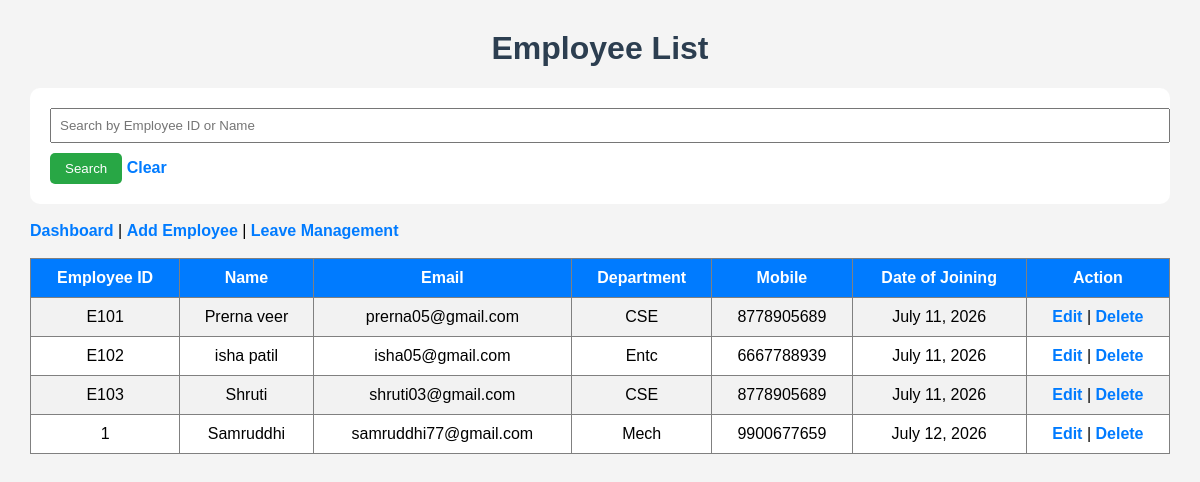
The page / on the database its author committed.
### employee/models.py (models this page shows, shortened)
class Employee(models.Model):
    employee_id = models.CharField(max_length=20, unique=True)
    name = models.CharField(max_length=100)
    email = models.EmailField(unique=True)
    department = models.CharField(max_length=100)
    mobile_number = models.CharField(max_length=10)
    date_of_joining = models.DateField()

### employee/views.py (the view)
# urls.py: path('', views.employee_list, name='employee_list'),
def employee_list(request):
    query = request.GET.get('q')
    employees = Employee.objects.all()
    if query:
        employees = employees.filter(
            Q(name__icontains=query) |
            Q(employee_id__icontains=query)
        )
    return render(
        request,
        'employee/employee_list.html',
        {'employees': employees}
    )

### employee/templates/employee/employee_list.html (shortened to what this page needs)
<!DOCTYPE html>
<html>
    {% load static %}
<head>
    <link rel="stylesheet" href="{% static 'employee/style.css' %}">
</head>
<body>
<h1>Employee List</h1>
<form method="GET">
    <input
        type="text"
        name="q"
        placeholder="Search by Employee ID or Name"
        value="{{ request.GET.q }}"
    >
    <button type="submit">Search</button>
    <a href="{% url 'employee_list' %}">Clear</a>
</form>
<br>
<a href="{% url 'dashboard' %}">Dashboard</a> |
<a href="{% url 'employee_add' %}">Add Employee</a> |
<a href="{% url 'leave_list' %}">Leave Management</a>
<br><br>
<table border="1" cellpadding="10">
    <tr>
        <th>Employee ID</th>
        <th>Name</th>
        <th>Email</th>
        <th>Department</th>
        <th>Mobile</th>
        <th>Date of Joining</th>
        <th>Action</th>
    </tr>
    {% for employee in employees %}
    <tr>
        <td>{{ employee.employee_id }}</td>
        <td>{{ employee.name }}</td>
        <td>{{ employee.email }}</td>
        <td>{{ employee.department }}</td>
        <td>{{ employee.mobile_number }}</td>
        <td>{{ employee.date_of_joining }}</td>
        <td>
            <a href="{% url 'employee_update' employee.id %}">Edit</a> |
            <a href="{% url 'employee_delete' employee.id %}">Delete</a>
        </td>
    </tr>
    {% endfor %}
</table>
</body>
</html>

### employee/static/employee/style.css (style rules this page uses)
body { font-family: Arial, sans-serif; background-color:#f4f4f4; margin:30px; }
h1 { color:#2c3e50; text-align:center; }
table { width:100%; border-collapse:collapse; background:white; }
table th { background:#007bff; color:white; padding:10px; }
table td { padding:10px; text-align:center; }
table tr:nth-child(even) { background:#f2f2f2; }
a { text-decoration:none; color:#007bff; font-weight:bold; }
button { background:#28a745; color:white; border:none; padding:8px 15px; cursor:pointer; border-radius:5px; }
input,select,textarea { width:100%; padding:8px; margin-bottom:10px; }
form { background:white; padding:20px; border-radius:10px; }

### rows shown on the page
Employee: employee_id "E101", name "Prerna veer", email "prerna05@gmail.com", department "CSE", mobile_number "8778905689", date_of_joining "July 11, 2026"
Employee: employee_id "E102", name "isha patil", email "isha05@gmail.com", department "Entc", mobile_number "6667788939", date_of_joining "July 11, 2026"
Employee: employee_id "E103", name "Shruti", email "shruti03@gmail.com", department "CSE", mobile_number "8778905689", date_of_joining "July 11, 2026"
Employee: employee_id "1", name "Samruddhi", email "samruddhi77@gmail.com", department "Mech", mobile_number "9900677659", date_of_joining "July 12, 2026"
